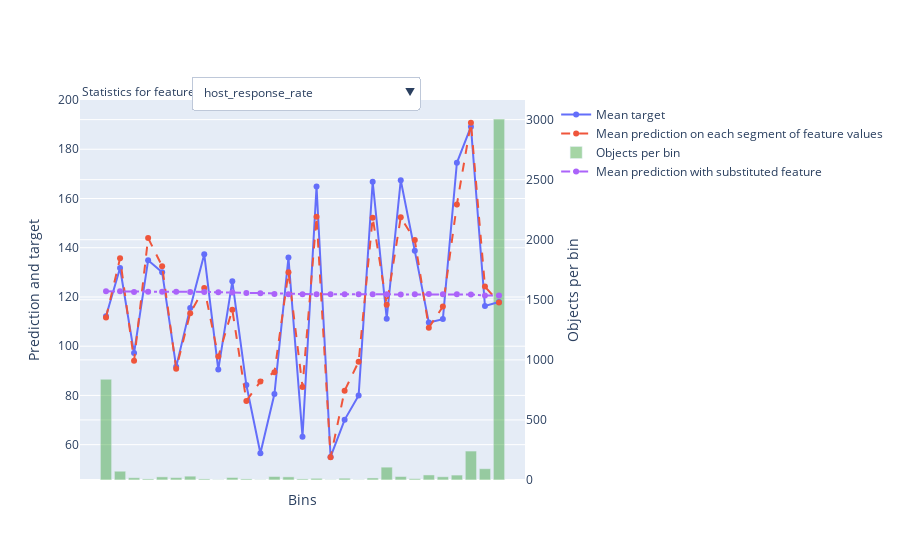

The code cell stored with this chart in its notebook:
### Code cell
default_model.calc_feature_statistics(train_pool)
